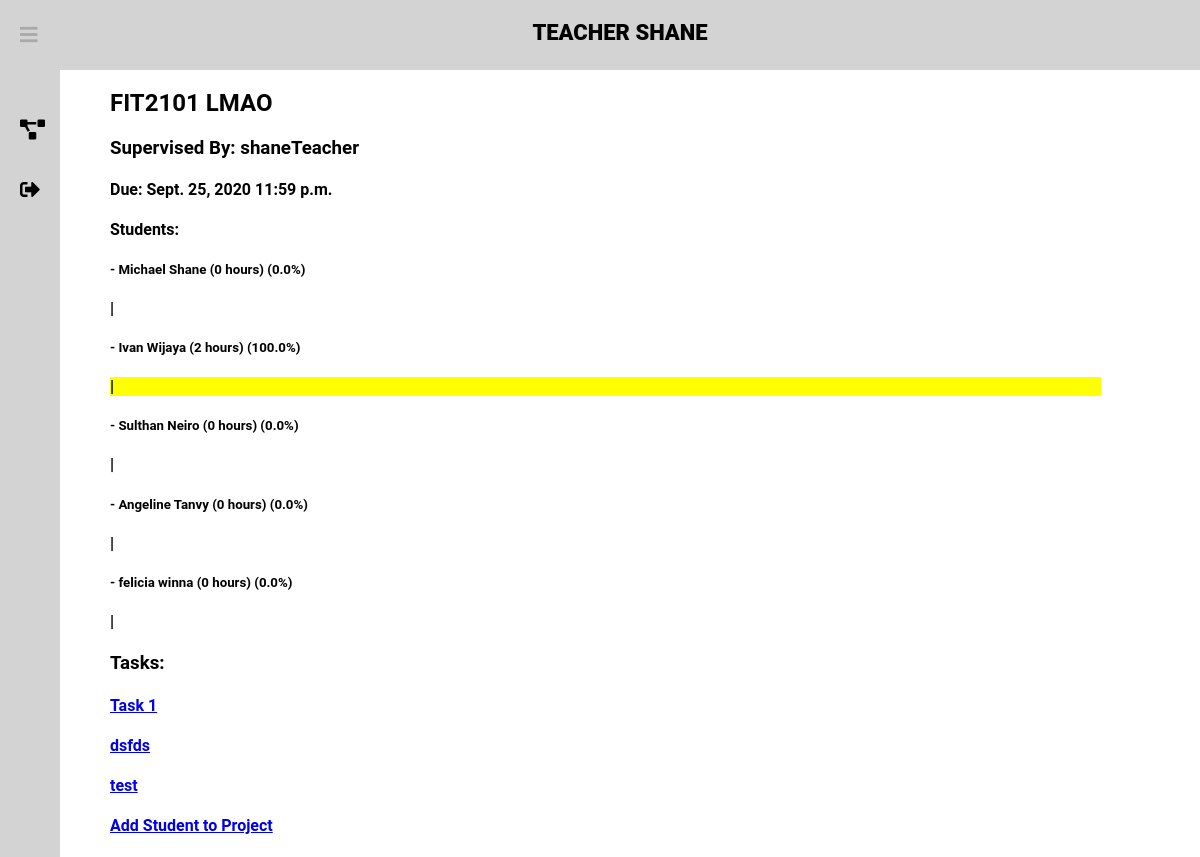
The page /dashboard/project-info/7/ (signed in) on the database its author committed.
### projects/models.py (models this page shows, shortened)
class Project(models.Model):
    title = models.CharField(max_length=100)
    due_date = models.DateField()
    due_time = models.TimeField()
    supervisor = models.ForeignKey(User, default=None, on_delete=models.SET_DEFAULT)
    class Meta:
        constraints = [models.UniqueConstraint(fields=['title', 'supervisor'], name="unique title")]
        verbose_name = "Project"

class Task(models.Model):
    taskname = models.CharField(max_length=50)
    taskdesc = models.TextField(max_length=500)
    sourceproject = models.ForeignKey(Project, default=None, on_delete=models.SET_DEFAULT)
    taskdone = models.BooleanField(default=False)
    class Meta:
        verbose_name = "Task"
    def __str__(self):
        return str(self.taskname)

### projects/views.py (the view)
# urls.py: path('dashboard/project-info/<int:project>/', project_views.project_info, name='project-info'),
@login_required(login_url="/signin")
def project_info(response, project):
    student_names = []
    students = []
    times = []
    prop = []
    project = Project.objects.filter(pk=project)[0]
    projectStudents = ProjectStudents.objects.filter(project=project)
    tasks = Task.objects.filter(sourceproject=project.id)
    if response.user.is_staff:
        AccountType = "Teacher"
    else:
        AccountType = "Student"
    if len(projectStudents) > 0:
        for i in projectStudents:
            student_names.append(i.student.get_full_name())
            students.append(i.student)
    for student in students:
        total_time = 0
        studentTasks = TaskStudents.objects.filter(student=student)
        for studentTask in studentTasks:
            if studentTask.task.sourceproject == project:
                total_time += studentTask.time
        times.append(total_time)
    total_time = sum(times)
    for i in range(len(times)):
        if total_time > 0:
            prop.append(round(times[i] / total_time * 100, 2))
        else:
            prop.append(0)
    for i in range(len(student_names)):
        student_names[i] = student_names[i] + " (" + str(times[i]) + " hours) (" + str(prop[i]) + "%)"
    data = zip(student_names, prop)
    arg = {"FirstName": response.user.first_name.capitalize,
           "FullName": response.user.get_full_name,
           "Project": project,
           "Data": data,
           "AccountType": AccountType,
           "Tasks": tasks,
            "checkTeacher" : response.user.is_staff
           }
    response.session['project_id'] = project.title
    response.session['project_redirect'] = project.id
    return render(response, "ProjectInfo.html", arg)

### projects/templates/ProjectInfo.html (shortened to what this page needs)
<!DOCTYPE html>
<html lang="en">
{% extends 'newbase.html' %}
{% block content %}
<body>
{% block header %} {{ AccountType }} {{ FirstName }} {% endblock %}
<div class="container">
    <div class="Project">
        <h2><a>{{ Project.title }}</a></h2>
        <h3>Supervised By: {{ Project.supervisor }}</h3>
        <h4>Due: {{ Project.due_date }} {{ Project.due_time }}</h4>
        <h4>Students:</h4>
        {% for student, time in Data %}
            <h5>- {{student}}</h5>
            <h4 style="background-color:yellow; width: calc(100% * {{time}} / 110);">|</h4>
        {% endfor %}
        <h3> Tasks: </h3>
        {% for t in Tasks %}
            <h4><a href="/dashboard/task-info/{{ t.id }}/">{{ t }}</a></h4>
        {% endfor %}
    </div>
    {% if checkTeacher == True %}
    <h4><a href="/dashboard/assign-students/{{ Project.id }}/">Add Student to Project</a></h4>
    {% endif %}
</div>
</body>
{% endblock %}

### main/static/newbase/newbase.css (style rules this page uses)
body { margin: 0; padding: 0; font-family: Roboto, sans-serif; }

### projects/templates/ProjectInfo.html (style rules this page uses)
.container { margin-top: 70px; margin-left: 300px; }

### rows shown on the page
Project: title "FIT2101 LMAO", supervisor "shaneTeacher", due_date "Sept. 25, 2020", due_time "11:59 p.m."
Task: taskname "Task 1"
Task: taskname "dsfds"
Task: taskname "test"

### other values the page prints
{{ AccountType }} "TEACHER"
{{ FirstName }} "SHANE"
{{ student }} "Michael Shane (0 hours) (0.0%)" "Ivan Wijaya (2 hours) (100.0%)" "Sulthan Neiro (0 hours) (0.0%)" "Angeline Tanvy (0 hours) (0.0%)" "felicia winna (0 hours) (0.0%)"
